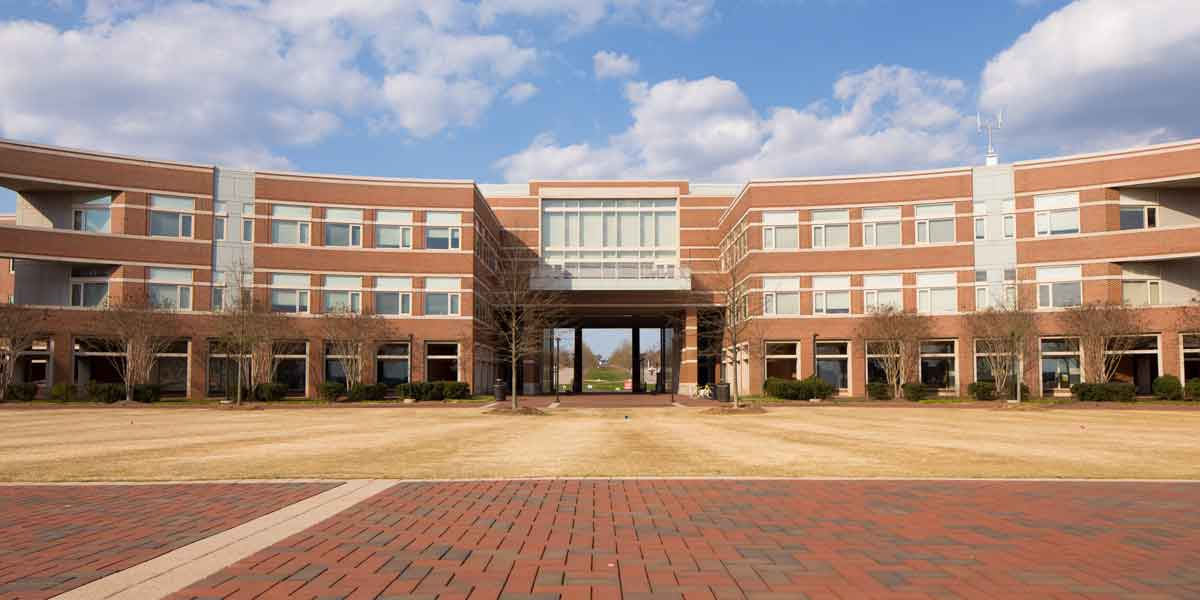
%> input picture ncsu.jpg, 1200 x 600 px
$ octave 'Clustering and Vector Quantization.m'   (GNU Octave 9; MATLAB toolbox functions it lacks are replaced by stand-ins)
%> lines starting %> are read from the running program, lines starting %| are printed output that depends on the picture
%Topics in Data Science Project1
%Project Name:Image Compression via Clustering
%Project Members:
%Kalyan Ghosh(kghosh)
%Bhargav Mysore(bmysore)
%1.Loading the image(View of the EB):
I=imread('ncsu.jpg');
%> I is the input picture: size 600x1200x3 uint8; mean R, G, B 164.4, 141.4, 130.4
%figure(1),
%imshow(I);
%title('Original Input RGB Image');

%Converting to gray image from RGB:
rgbI=rgb2gray(I);
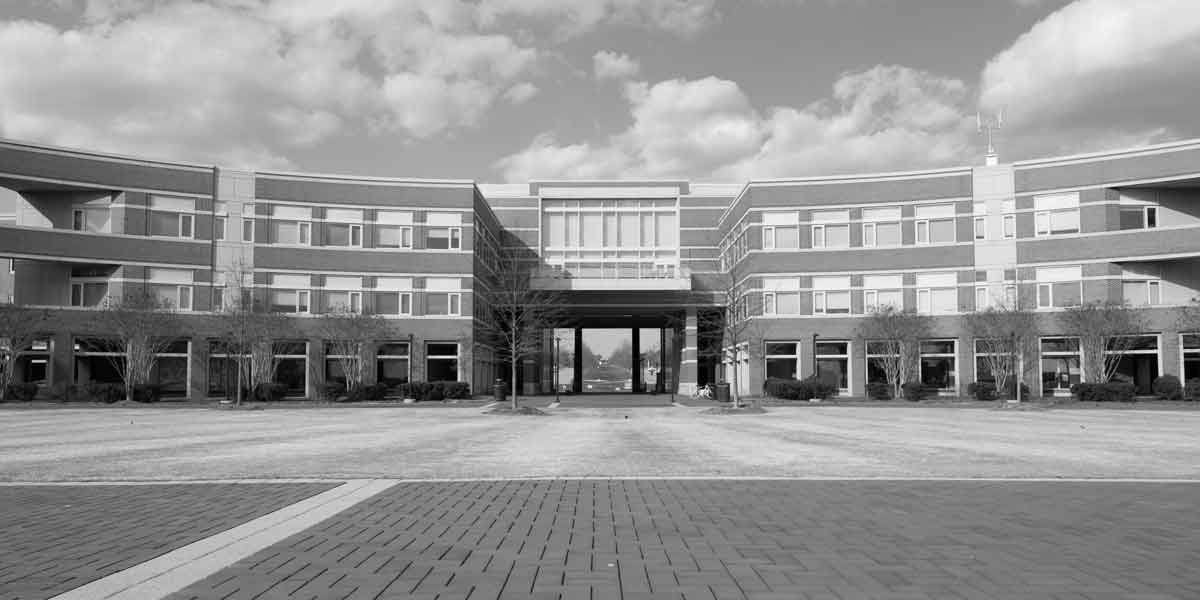
%> rgbI: size 600x1200 uint8; min 0, max 255, mean 147
%figure(2),
%imshow(rgbI);
%title('Gray Image');


%Processinng the image to get the correct dimensions
%Getting the dimension of the gray image:
[M,N]=size(rgbI);
%> M = 600; N = 1200

%Reshaping the image to dimensions M=512,N=2*512:
J=imresize(rgbI,[512,2*512]);
[m,n]=size(J);
%> m = 512; n = 1024


%Selecting a good subset of the image:
p=[100:300];
q=[420:600];

subset=J(p,q,:);
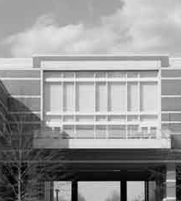
%> subset: size 201x181 uint8; min 0, max 252, mean 150.4
% [5 lines of commented-out code are left out]
hor_dim=2;
ver_dim=2;


%Initializing xnew parameterized matrix:
xnew=zeros(hor_dim*ver_dim,(m*n)/(hor_dim*ver_dim));
[a,b]=size(xnew);
%> a = 4; b = 131072

k=1;
%Looping through the image and storing the patches in rows
%of xnew.Note:Each Row of xnew stores the pixel of a patch and there are
%MN/P^2 number of such patches
for i=1:hor_dim:m
    for j=1:ver_dim:n
        patch=J(i:i+hor_dim-1,j:j+ver_dim-1);
        xnew(:,k)=patch(:);
        k=k+1;
    end
end
%> after the loop, k = 131073


xtranspose=xnew(:);

%Applying KMeans Clustering on the patches of the image

[idx,C]=kmeans(xtranspose,16);
%> C = [124.6; 39.25; 221.6; 179.3; 94.61; 234.6; 76.52; 198.4; 155.5; 15.31; 111.3; 58.83; 208.9; 188.9; 142.8; 167.6]


%Now running Vector Quantization
%Replacing the patch with the cluster centroid to which it belongs

a=1;
for i=1:hor_dim:m
    for j=1:ver_dim:n
        patch=J(i:i+hor_dim-1,j:j+ver_dim-1);
        cluster_number=idx(a);
        cluster_mean=C(cluster_number);
        J(i:i+hor_dim-1,j:j+ver_dim-1)=cluster_mean;
        a=a+(hor_dim*ver_dim);
    end
end
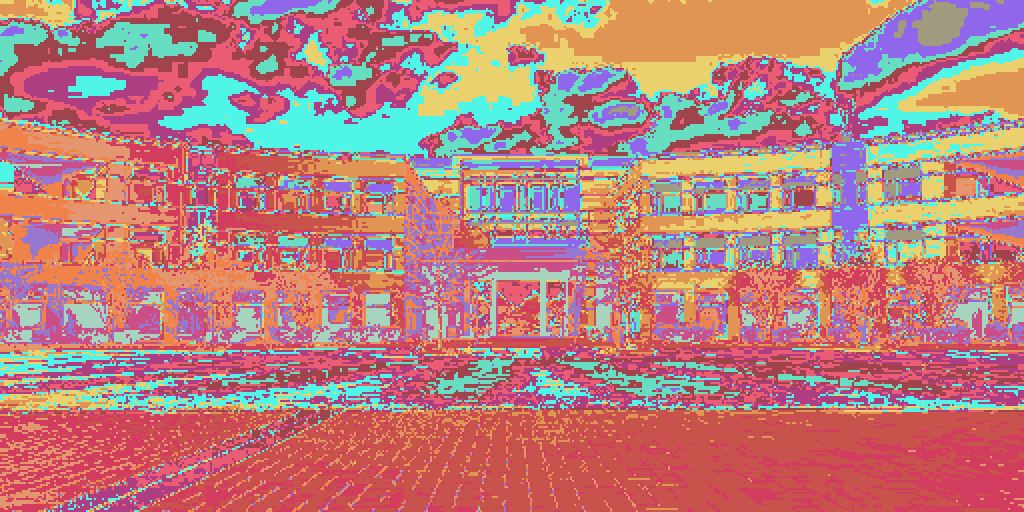
%> J: size 512x1024 uint8; 16 distinct labels, from 15 to 235; one colour per label, 0 black
%> after the loop, a = 524289


figure(4),
imshow(J);
title('Vector Quantized whole image');

quantized_image=J(p,q,:);
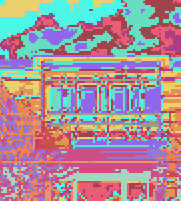
%> quantized_image: size 201x181 uint8; 16 distinct labels, from 15 to 235; one colour per label, 0 black
figure(5),
imshow(quantized_image)
title('Part of quantized image');

$ run again, with hunt.png saved as ncsu.jpg
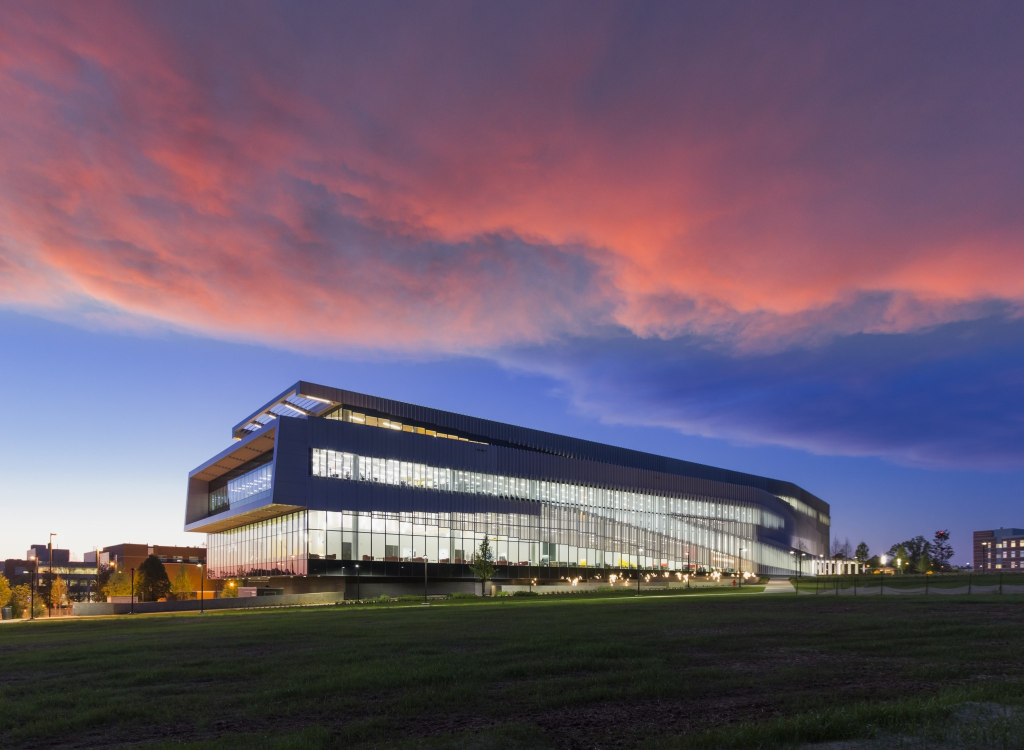
%> input picture hunt.png, 2048 x 1500 px (shown at 1/2 size)
%> I is the input picture: size 1500x2048x3 uint8; mean R, G, B 106.8, 90.7, 109.1
%> after the loop `for i=1:hor_dim:m`: k = 131073
%> C = [44.07; 166.9; 98.05; 131.6; 207.4; 77.92; 24.15; 153; 120.9; 232.5; 33.88; 142.6; 87.18; 184.4; 57.34; 109.3]
%> after the loop `for i=1:hor_dim:m`:
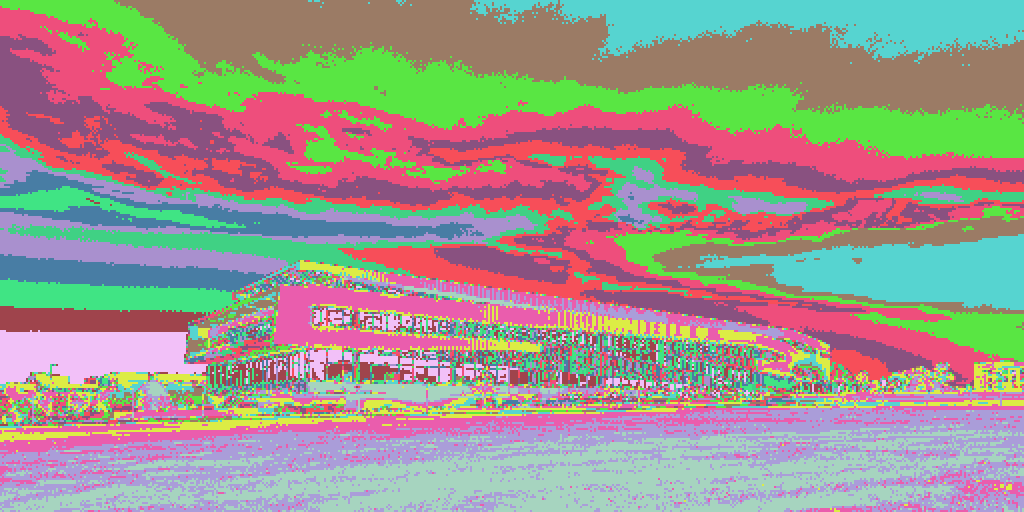
%> J: size 512x1024 uint8; 16 distinct labels, from 24 to 233; one colour per label, 0 black
%> after the loop `for i=1:hor_dim:m`: a = 524289
%> `quantized_image=J(p,q,:);`:
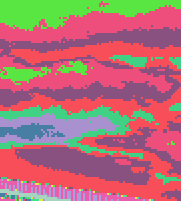
%> quantized_image: size 201x181 uint8; 14 distinct labels, from 24 to 184; one colour per label, 0 black

$ run again, with quantized_hunt.png saved as ncsu.jpg
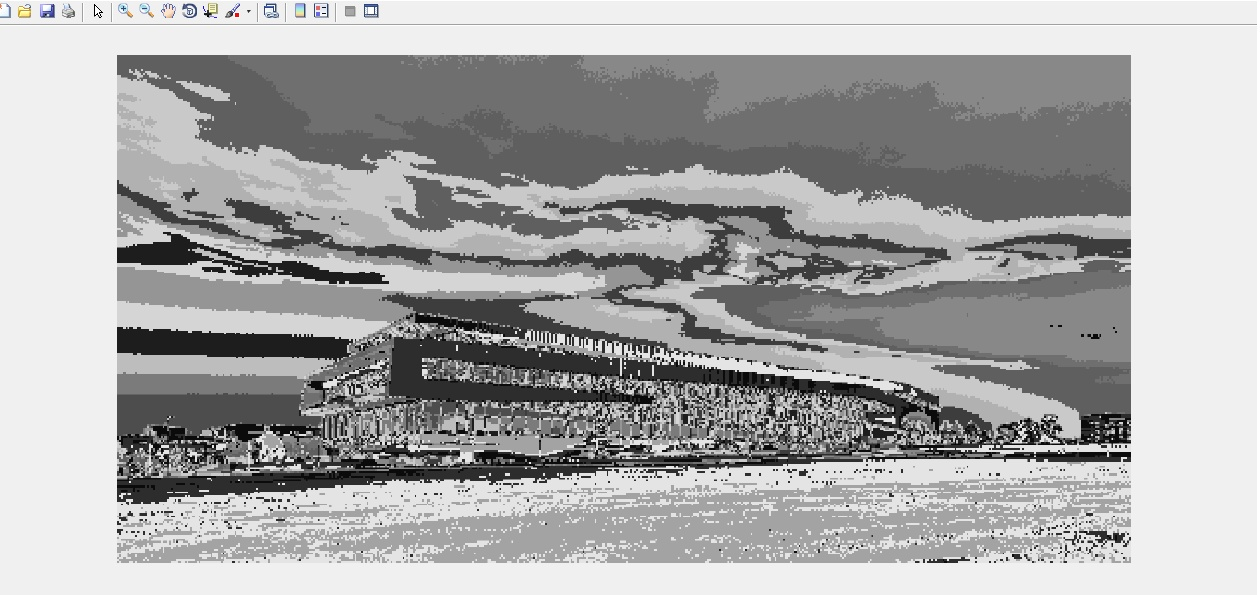
%> input picture quantized_hunt.png, 1260 x 595 px
%> I is the input picture: size 595x1260x3 uint8; mean R, G, B 168.7, 168.7, 168.7
%> after the loop `for i=1:hor_dim:m`: k = 131073
%> C = [45.75; 224.5; 94.27; 162.9; 65.63; 200.1; 122.9; 240.4; 149.4; 229.5; 28.99; 135.9; 110.7; 9.86; 179.2; 212.4]
%> after the loop `for i=1:hor_dim:m`:
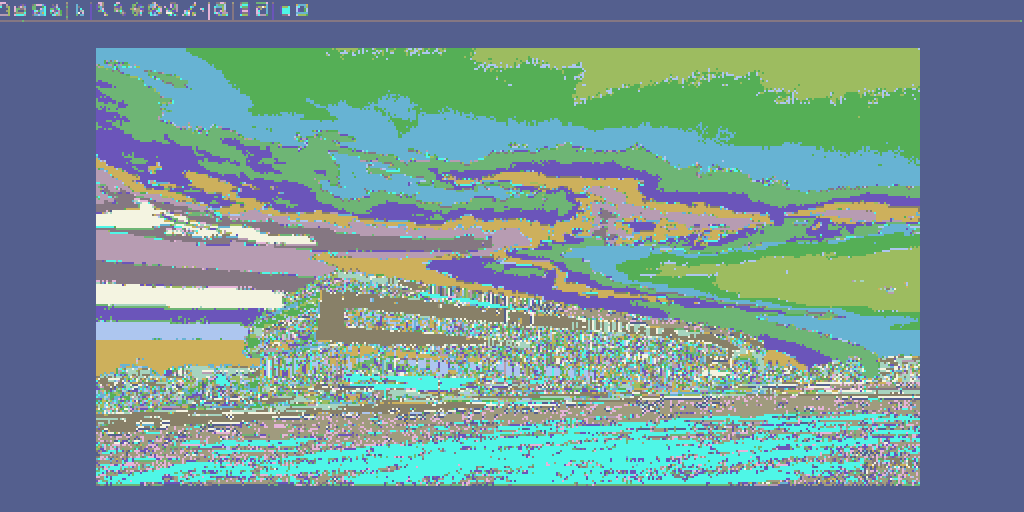
%> J: size 512x1024 uint8; 16 distinct labels, from 10 to 240; one colour per label, 0 black
%> after the loop `for i=1:hor_dim:m`: a = 524289
%> `quantized_image=J(p,q,:);`:
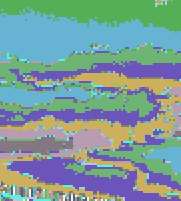
%> quantized_image: size 201x181 uint8; 16 distinct labels, from 10 to 240; one colour per label, 0 black
